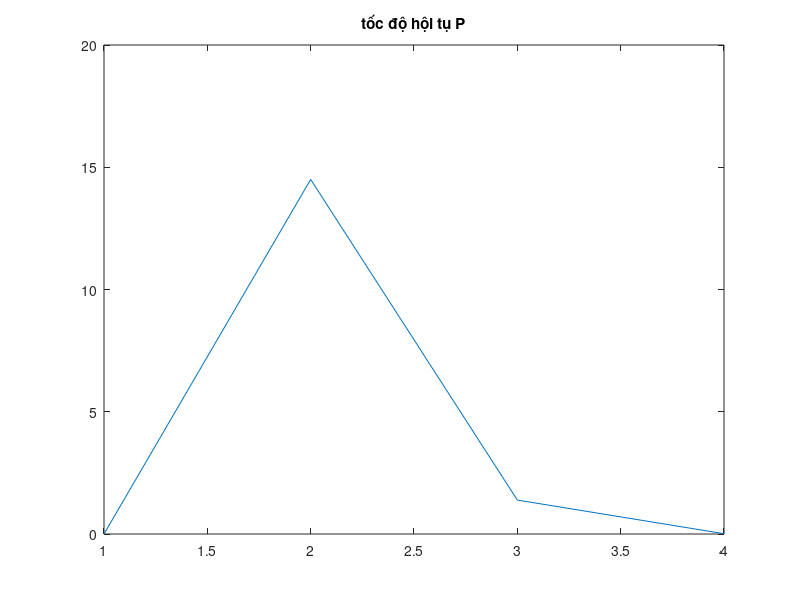
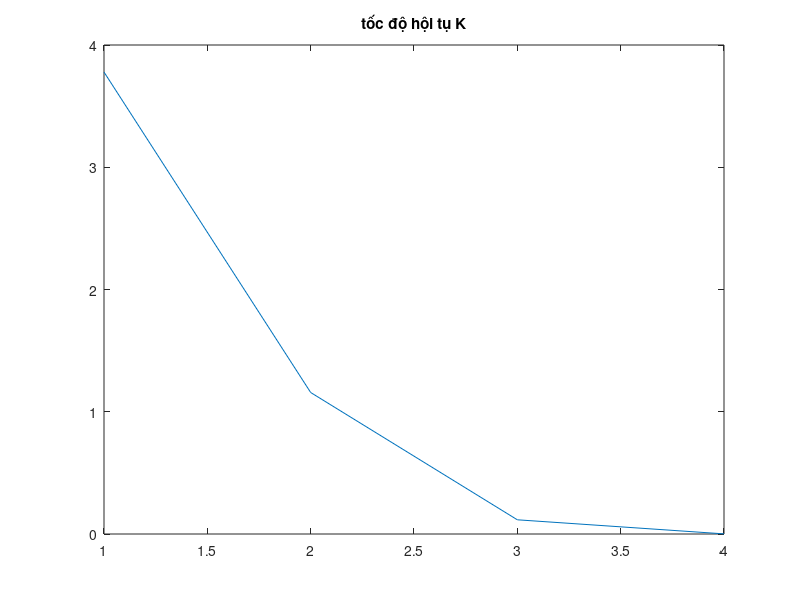
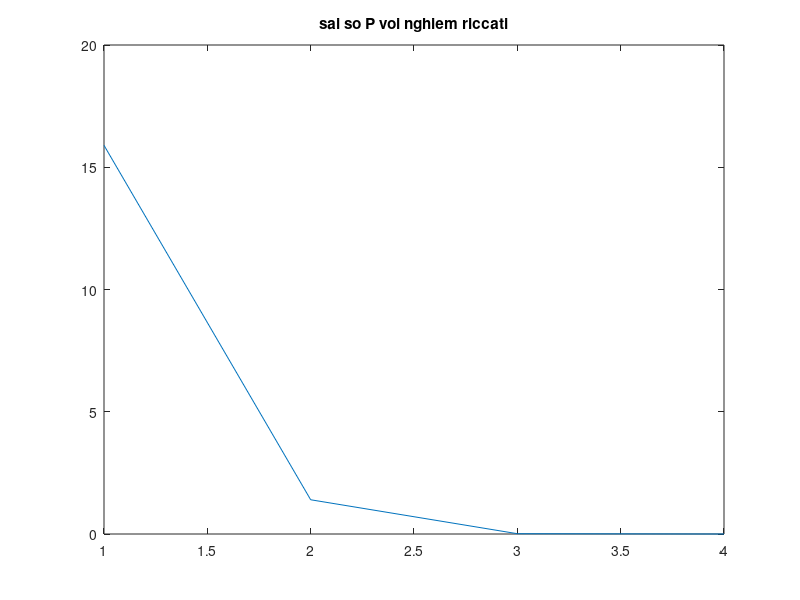
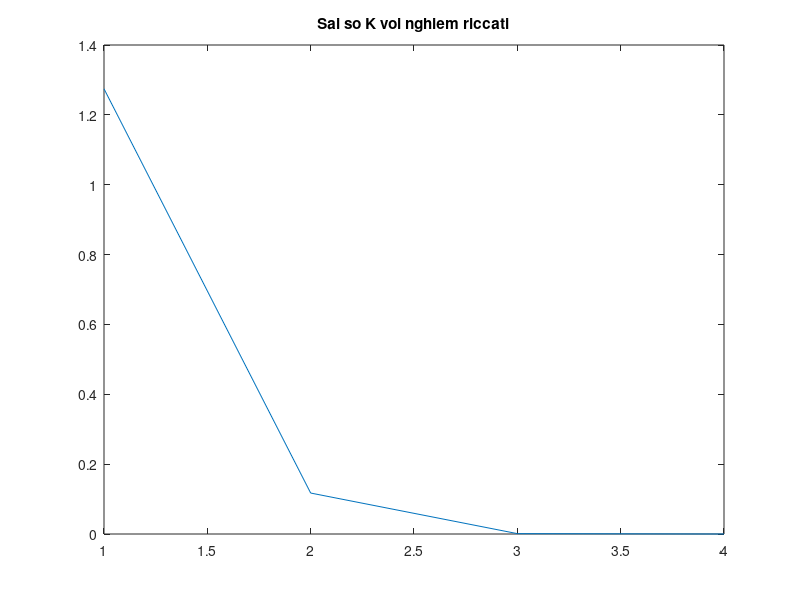

MATLAB code for these plots, in order:
A = [0 1;
     -0.2 -0.9];

B = [0;
     0.1];

Q = [10 0;
     0 1];

R = 1;
K = [0 0];
P_err=[];
K_err=[];
saisoP=[];
saisoK=[];
for j=1:50
    
    D= A-B*K;
    P= lyap(D',Q+K'*R*K);
    if j>1
        P_err(j)= norm(P-P_old);
    end

    K_new= R \ B'*P;
    K_err(j)= norm(K_new-K);
    if norm(K_new-K)<1e-4
        break;
    end
    P_old=P;
    K=K_new;
    
    [P_opt,~,K_opt] = care(A,B,Q,R);
    saisoP(j)=norm(P-P_opt);
    saisoK(j)=norm(K-K_opt);
    figure(1);
    clf;
    plot(P_err);
    title('tốc độ hội tụ P');
    drawnow;

    figure(2);
    clf;
    plot(K_err);
    title('tốc độ hội tụ K');
    drawnow;



    figure(3);
    clf;
    plot(saisoP);
    title('sai so P voi nghiem riccati');
    drawnow;

    figure(4);
    clf;
    plot(saisoK);
    title('Sai so K voi nghiem riccati');
    drawnow;




end    
